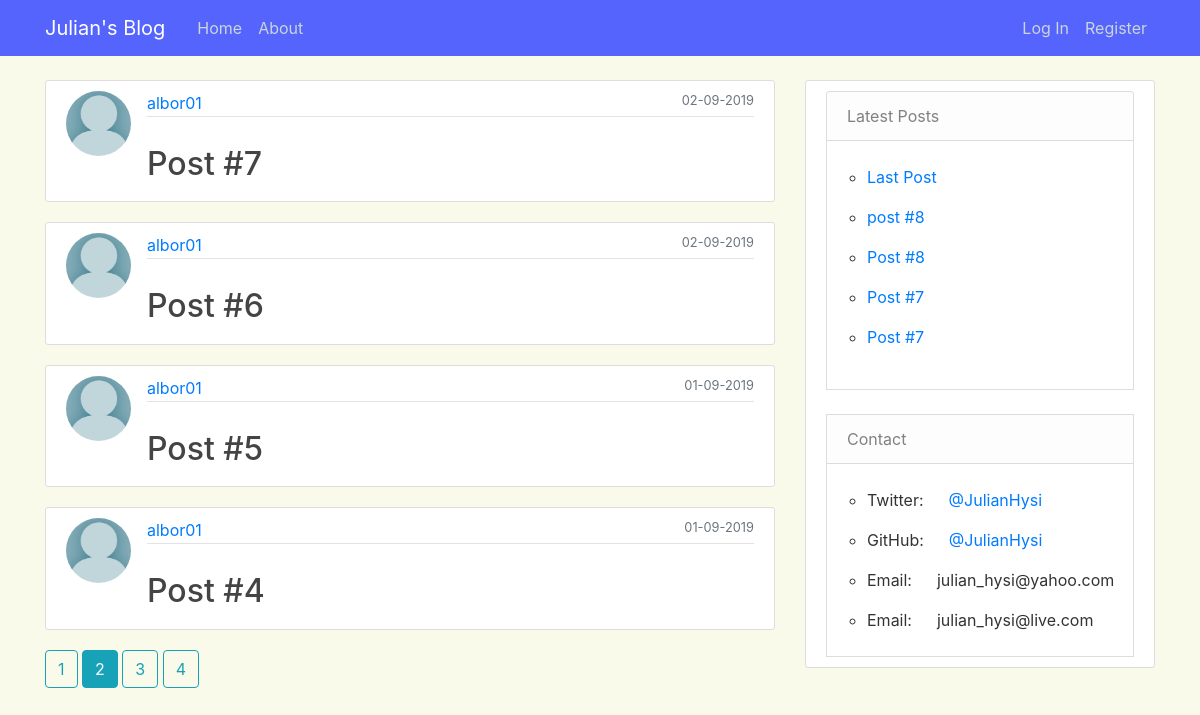
The page /home?page=2 on the database its author committed.
### personal_blog/models.py (models this page shows, shortened)
class Post(db.Model):
    id = db.Column(db.Integer, primary_key=True)
    title = db.Column(db.String(120), nullable=False)
    date_posted = db.Column(db.DateTime, nullable=False, default=datetime.utcnow)
    content = db.Column(db.Text, nullable=False)
    user_id = db.Column(db.Integer, db.ForeignKey('user.id'), nullable=False) #'user' in lowercase because it references the table name

class User(db.Model, UserMixin):
    id = db.Column(db.Integer, primary_key=True)
    username = db.Column(db.String(20), unique=True, nullable=False)
    email = db.Column(db.String(120), unique=True, nullable=False)
    profile_pic = db.Column(db.String(20), nullable=False, default='default.jpeg')
    password = db.Column(db.String(60), nullable=False)
    posts = db.relationship('Post', backref='author', lazy=True) #'Post' in uppercase because it references the class name

### personal_blog/routes.py (the view)
@app.route("/")
@app.route("/home")
def home():
    page = request.args.get('page', 1, type=int) #url query parameter
    posts = Post.query.order_by(Post.date_posted.desc()).paginate(page=page, per_page=4)
    sidebar_posts = Post.query.order_by(Post.date_posted.desc()).limit(5).all()
    return render_template('home.html', posts=posts, sidebar_posts=sidebar_posts)

### personal_blog/templates/home.html
{% extends "layout.html" %}
{% block content %}
    {% for post in posts.items %}
    <article class="media content-section">
        <a href="{{ url_for('user_posts', username=post.author.username) }}">
            <img class="rounded-circle article-img" src="{{ url_for('static', filename='profile_pics/' + post.author.profile_pic) }}">
        </a>
        <div class="media-body">
            <div class="article-metadata">
                <a class="mr-2" href="{{ url_for('user_posts', username=post.author.username) }}">{{ post.author.username }}</a>
                <small class="text-muted right"> {{ post.date_posted.strftime('%d-%m-%Y') }} </small>
            </div> <br>
            <h2><a class="article-title" href="{{ url_for('post', post_id=post.id) }}">{{ post.title }}</a></h2>
        </div>
    </article>
    {% endfor %}
    {% for page_num in posts.iter_pages(left_edge=1, right_edge=1, left_current=1, right_current=2) %}
        {% if page_num %}
            {% if posts.page == page_num %}
                <a class="btn btn-info mb-4" href="{{ url_for('home', page=page_num) }}">{{ page_num}}</a>
            {% else %}
                <a class="btn btn-outline-info mb-4" href="{{ url_for('home', page=page_num) }}">{{ page_num}}</a>
            {% endif %}
        {% else %}
            ...
        {% endif %}
    {% endfor %}
{% endblock content %}

### personal_blog/templates/layout.html (shortened to what this page needs)
<!DOCTYPE html>
<html>
    <head>
    <link rel="stylesheet" href="https://stackpath.bootstrapcdn.com/bootstrap/4.3.1/css/bootstrap.min.css">
    <link rel="stylesheet" type="text/css" href="{{ url_for('static', filename='main.css') }}">
    </head>
    <body>
        <header class="site-header">
            <nav class="navbar navbar-expand-md navbar-dark bg-steel fixed-top">
                <div class="container">
                    <a class="navbar-brand mr-4" href="/">Julian's Blog</a>
                    <div class="collapse navbar-collapse" id="navbarToggle">
                        <div class="navbar-nav mr-auto">
                        <a class="nav-item nav-link" href="{{ url_for('home') }}">Home</a>
                        <a class="nav-item nav-link" href="{{ url_for('about') }}">About</a>
                        </div>
                        <div class="navbar-nav">
                        {% if current_user.is_authenticated %}
                            {% if current_user.username == 'julian97' %}
                                <a class="nav-item nav-link" href="{{ url_for('new_post') }}">New post</a>
                            {% endif %}
                            <a class="nav-item nav-link" href="{{ url_for('account') }}">Profile</a>
                            <a class="nav-item nav-link" href="{{ url_for('logout') }}">Log Out</a>
                        {% else %}
                            <a class="nav-item nav-link" href="{{ url_for('login') }}">Log In</a>
                            <a class="nav-item nav-link" href="{{ url_for('register') }}">Register</a>
                        {% endif %}
                        </div>
                    </div>
                </div>
            </nav>
        </header>
        <main role="main" class="container">
            <div class="row">
                <div class="col-md-8">
                    {% block content %}{% endblock %}
                  </div>
                  <div class="col-md-4">
                    <div class="content-section">
                        <ul class="list-group">
                          {% if sidebar_posts: %}
                          <li class="list-group-item list-group-item-light">Latest Posts</li>
                            <div style="border: 1px solid #dddddd; word-wrap: break-word">
                                <ul>
                                    <br>
                                    {% for post in sidebar_posts %}
                                        <li><p><a href="{{ url_for('post', post_id=post.id)}}">{{post.title}}</a></p></li>
                                    {%endfor%}
                                    <br>
                                </ul>
                            </div>
                          {% endif %}
                          <li class="list-group-item list-group-item-light">Contact</li>
                          <div style="border: 1px solid #dddddd; word-wrap: break-word">
                            <ul>
                                <br>
                                <li><p>Twitter:  &emsp; <a href="https://twitter.com/JulianHysi">@JulianHysi</a></p></li>
                                <li><p>GitHub:  &emsp; <a href="https://github.com/JulianHysi">@JulianHysi</a></p></li>
                                <li><p>Email:    &emsp; julian_hysi@yahoo.com</p></li>
                                <li>Email:    &emsp; julian_hysi@live.com</li>
                                <br>
                            </ul>
                          </div>
                        </ul>
                    </div>
                </div>
            </div>
        </main>
    </body>
</html>

### personal_blog/static/main.css (style rules this page uses)
body { background: #fafaeb; color: #333333; margin-top: 5rem; }
h1, h2, h3, h4, h5, h6 { color: #444444; }
.bg-steel { background-color: #5464fc; }
.site-header .navbar-nav .nav-link { color: #cbd5db; }
.content-section { background: #ffffff; padding: 10px 20px; border: 1px solid #dddddd; border-radius: 3px; margin-bottom: 20px; }
.article-title { color: #444444; }
.article-img { height: 65px; width: 65px; margin-right: 16px; }
.article-metadata { padding-bottom: 1px; margin-bottom: 4px; border-bottom: 1px solid #e3e3e3 }
.right { float: right; }

### rows shown on the page
Post: profile_pic (placeholder picture), author.username "albor01", date_posted "02-09-2019", title "Post #7"
Post: profile_pic (placeholder picture), author.username "albor01", date_posted "02-09-2019", title "Post #6"
Post: profile_pic (placeholder picture), author.username "albor01", date_posted "01-09-2019", title "Post #5"
Post: profile_pic (placeholder picture), author.username "albor01", date_posted "01-09-2019", title "Post #4"
Post: title "Last Post"
Post: title "post #8"
Post: title "Post #8"
Post: title "Post #7"

### other values the page prints
{{ page_num }} "1" "3" "4"
{{ page_num }} "2"
